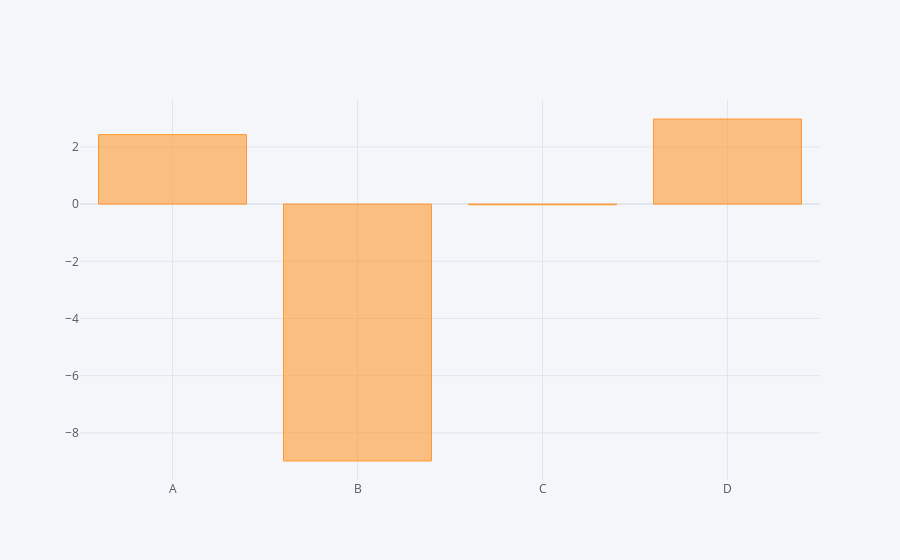

The cell this chart's notebook holds for it:
### Code cell
df.sum().iplot(kind='bar') # aggrigate function

### Figure 1 — Plotly figure (JSON) as saved in the notebook; plotly's stock layout.template omitted (floating-point values rounded to 4 significant figures)
{"data": [{"marker": {"color": "rgba(255, 153, 51, 0.6)", "line": {"color": "rgba(255, 153, 51, 1.0)", "width": 1}}, "name": "None", "orientation": "v", "text": "", "type": "bar", "x": ["A", "B", "C", "D"], "y": [2.431, -8.984, -0.02257, 2.977]}], "layout": {"legend": {"bgcolor": "#F5F6F9", "font": {"color": "#4D5663"}}, "paper_bgcolor": "#F5F6F9", "plot_bgcolor": "#F5F6F9", "title": {"font": {"color": "#4D5663"}}, "xaxis": {"gridcolor": "#E1E5ED", "showgrid": true, "tickfont": {"color": "#4D5663"}, "title": {"font": {"color": "#4D5663"}, "text": ""}, "zerolinecolor": "#E1E5ED"}, "yaxis": {"gridcolor": "#E1E5ED", "showgrid": true, "tickfont": {"color": "#4D5663"}, "title": {"font": {"color": "#4D5663"}, "text": ""}, "zerolinecolor": "#E1E5ED"}}}
